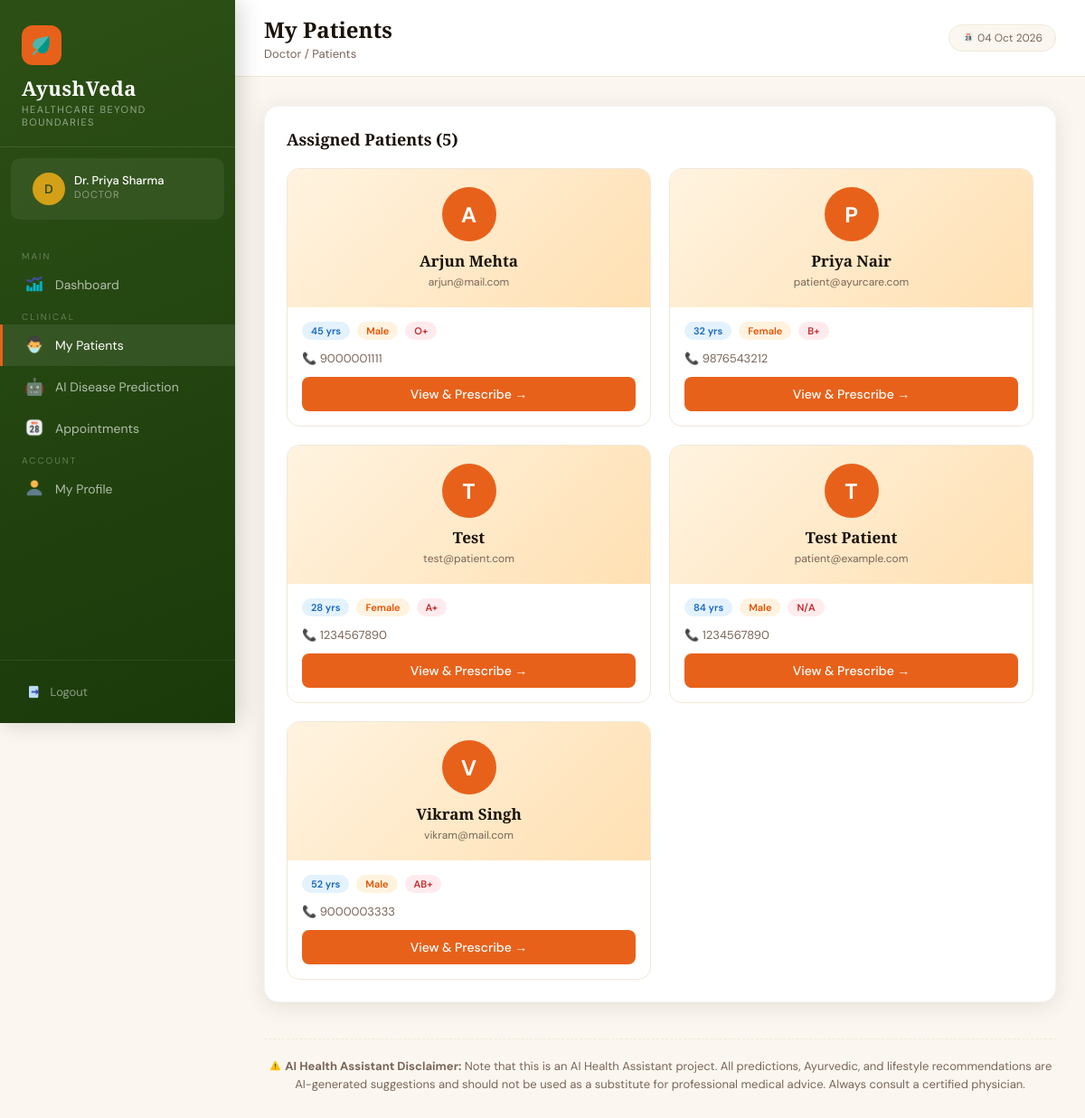
The page /doctor/patients (signed in) on the database its author committed.
### tables this page shows
CREATE TABLE patients (
            id INTEGER PRIMARY KEY AUTOINCREMENT,
            name TEXT NOT NULL,
            email TEXT UNIQUE NOT NULL,
            password TEXT NOT NULL,
            phone TEXT,
            age INTEGER,
            gender TEXT,
            blood_group TEXT,
            address TEXT,
            doctor_id INTEGER,
            created_at TIMESTAMP DEFAULT CURRENT_TIMESTAMP, preexisting_conditions TEXT, allergies TEXT, triage_raw_text TEXT, triage_symptoms TEXT, latitude REAL, longitude REAL, location_updated_at TIMESTAMP, share_location INTEGER DEFAULT 0,
            FOREIGN KEY (doctor_id) REFERENCES doctors(id)
        );

### app.py (the view)
@app.route('/doctor/patients')
@login_required('doctor')
def doctor_patients():
    conn = get_db()
    patients = conn.execute("SELECT * FROM patients WHERE doctor_id=? ORDER BY name", (session['user_id'],)).fetchall()
    conn.close()
    return render_template('doctor/patients.html', patients=patients)

### app.py (called while the page is built)
@app.context_processor
def inject_now():
    return {'now': datetime.now().strftime('%d %b %Y')}

def get_db():
    if os.environ.get('VERCEL') and not os.path.exists(DB_PATH):
        orig_db = os.path.join(BASE_DIR, 'ayurcare.db')
        if os.path.exists(orig_db):
            import shutil
            shutil.copyfile(orig_db, DB_PATH)
    conn = sqlite3.connect(DB_PATH)
    conn.row_factory = sqlite3.Row
    return conn

def login_required(role):
    def decorator(f):
        @wraps(f)
        def wrapper(*args, **kwargs):
            if session.get('role') != role:
                flash('Please login to continue.', 'error')
                return redirect(url_for(f'{role}_login'))
            return f(*args, **kwargs)
        return wrapper
    return decorator

### templates/doctor/patients.html (shortened to what this page needs)
{% extends 'base.html' %}
{% block page_title %}My Patients{% endblock %}
{% block breadcrumb %}Doctor / Patients{% endblock %}
{% block nav %}
<span class="nav-section-label">Main</span>
<a href="/doctor/dashboard" class="nav-link"><span class="icon"><img src="/static/images/dashboard_icon.png" style="height:1.2em;width:1.2em;vertical-align:-0.2em;"></span> Dashboard</a>
<span class="nav-section-label">Clinical</span>
<a href="/doctor/patients" class="nav-link active"><span class="icon"><img src="/static/images/patients_icon.png" style="height:1.2em;width:1.2em;vertical-align:-0.2em;"></span> My Patients</a>
<a href="/doctor/predict" class="nav-link"><span class="icon">🤖</span> AI Disease Prediction</a>
<a href="/doctor/appointments" class="nav-link"><span class="icon"><img src="/static/images/appointments_icon.png" style="height:1.2em;width:1.2em;vertical-align:-0.2em;"></span> Appointments</a>
<span class="nav-section-label">Account</span>
<a href="/doctor/profile" class="nav-link"><span class="icon"><img src="/static/images/profile_icon.png" style="height:1.2em;width:1.2em;vertical-align:-0.2em;"></span> My Profile</a>
{% endblock %}
{% block content %}
<div class="card">
    <div class="card-header">
        <h3 class="card-title">Assigned Patients ({{ patients|length }})</h3>
    </div>
    {% if patients %}
    <div style="display:grid;grid-template-columns:repeat(auto-fill,minmax(280px,1fr));gap:20px">
        {% for p in patients %}
        <div style="border:1px solid #F0E8D8;border-radius:14px;overflow:hidden;transition:all 0.2s;background:#fff" onmouseover="this.style.transform='translateY(-3px)';this.style.boxShadow='0 8px 24px rgba(0,0,0,0.10)'" onmouseout="this.style.transform='none';this.style.boxShadow='none'">
            <div style="background:linear-gradient(135deg,#FFF3E0,#FFE0B2);padding:20px;text-align:center">
                <div style="width:60px;height:60px;background:#E8611A;border-radius:50%;display:flex;align-items:center;justify-content:center;font-size:24px;font-weight:700;color:#fff;margin:0 auto 10px">
                    {{ p.name[0].upper() }}
                </div>
                <h4 style="font-size:17px;color:#1A1208;margin-bottom:4px">{{ p.name }}</h4>
                <p style="font-size:12px;color:#7A6558">{{ p.email }}</p>
            </div>
            <div style="padding:16px">
                <div style="display:flex;gap:8px;margin-bottom:12px;flex-wrap:wrap">
                    <span class="badge badge-blue">{{ p.age or 'N/A' }} yrs</span>
                    <span class="badge badge-orange">{{ p.gender or 'N/A' }}</span>
                    <span class="badge badge-red">{{ p.blood_group or 'N/A' }}</span>
                </div>
                <div style="font-size:13px;color:#7A6558;margin-bottom:12px">📞 {{ p.phone or 'No phone' }}</div>
                <a href="/doctor/patients/{{ p.id }}" class="btn btn-primary" style="width:100%;justify-content:center">
                    View & Prescribe →
                </a>
            </div>
        </div>
        {% endfor %}
    </div>
    {% endif %}
</div>
{% endblock %}

### templates/base.html (style rules this page uses)
:root { --saffron: #E8611A; --saffron-light: #F4874B; --turmeric: #D4A017; --forest: #2D5016; --forest-mid: #4A7C22; --forest-light: #7AB648; --cream: #FBF7F0; --cream-dark: #F0E8D8; --earth: #6B4226; --earth-light: #9B6B42; --text-dark: #1A1208; --text-mid: #4A3728; --text-light: #7A6558; --white: #FFFFFF; --sidebar-w: 260px; --shadow: 0 4px 24px rgba(26, 18, 8, 0.10); --shadow-lg: 0 12px 48px rgba(26, 18, 8, 0.16); }
* { box-sizing: border-box; margin: 0; padding: 0; }
body { font-family: 'DM Sans', sans-serif; background: var(--cream); color: var(--text-dark); min-height: 100vh; }
h1, h2, h3, h4 { font-family: 'Cormorant Garamond', serif; }
.nav-section-label { color: rgba(255, 255, 255, 0.3); font-size: 10px; text-transform: uppercase; letter-spacing: 2px; padding: 12px 24px 6px; font-family: 'DM Sans', sans-serif; }
.nav-link { display: flex; align-items: center; gap: 12px; padding: 11px 24px; color: rgba(255, 255, 255, 0.65); text-decoration: none; font-size: 14px; transition: all 0.2s; border-left: 3px solid transparent; position: relative; }
.nav-link:hover, .nav-link.active { color: #fff; background: rgba(255, 255, 255, 0.08); border-left-color: var(--saffron); }
.nav-link .icon { font-size: 18px; width: 22px; text-align: center; }
.card { background: var(--white); border-radius: 16px; padding: 24px; box-shadow: var(--shadow); border: 1px solid rgba(0, 0, 0, 0.04); }
.card-header { display: flex; align-items: center; justify-content: space-between; margin-bottom: 20px; }
.card-title { font-size: 18px; color: var(--text-dark); font-weight: 600; }
.btn { display: inline-flex; align-items: center; gap: 8px; padding: 10px 20px; border-radius: 8px; font-size: 14px; font-weight: 500; cursor: pointer; text-decoration: none; border: none; transition: all 0.2s; font-family: 'DM Sans', sans-serif; }
.btn-primary { background: var(--saffron); color: #fff; }
.badge { display: inline-block; padding: 3px 10px; border-radius: 20px; font-size: 11px; font-weight: 600; }
.badge-orange { background: #FFF3E0; color: #E65100; }
.badge-blue { background: #E3F2FD; color: #1565C0; }
.badge-red { background: #FFEBEE; color: #C62828; }

### rows shown on the page
patients: name "A", name "Arjun Mehta", email "arjun@mail.com", age "45", gender "Male", blood_group "O+", phone "9000001111"
patients: name "P", name "Priya Nair", email "patient@ayurcare.com", age "32", gender "Female", blood_group "B+", phone "9876543212", {{ p.id }} 1 (drawn)
patients: name "T", name "Test", email "test@patient.com", age "28", gender "Female", blood_group "A+", phone "1234567890", {{ p.id }} 10 (drawn)
patients: name "T", name "Test Patient", email "patient@example.com", age "84", gender "Male", blood_group "N/A", phone "1234567890"
patients: name "V", name "Vikram Singh", email "vikram@mail.com", age "52", gender "Male", blood_group "AB+", phone "9000003333"

### other values the page prints
{{ session.user_name[0].upper() }} "D"
{{ session.user_name }} "Dr. Priya Sharma"
{{ session.role|capitalize }} "DOCTOR"
{{ patients|length }} "5"
